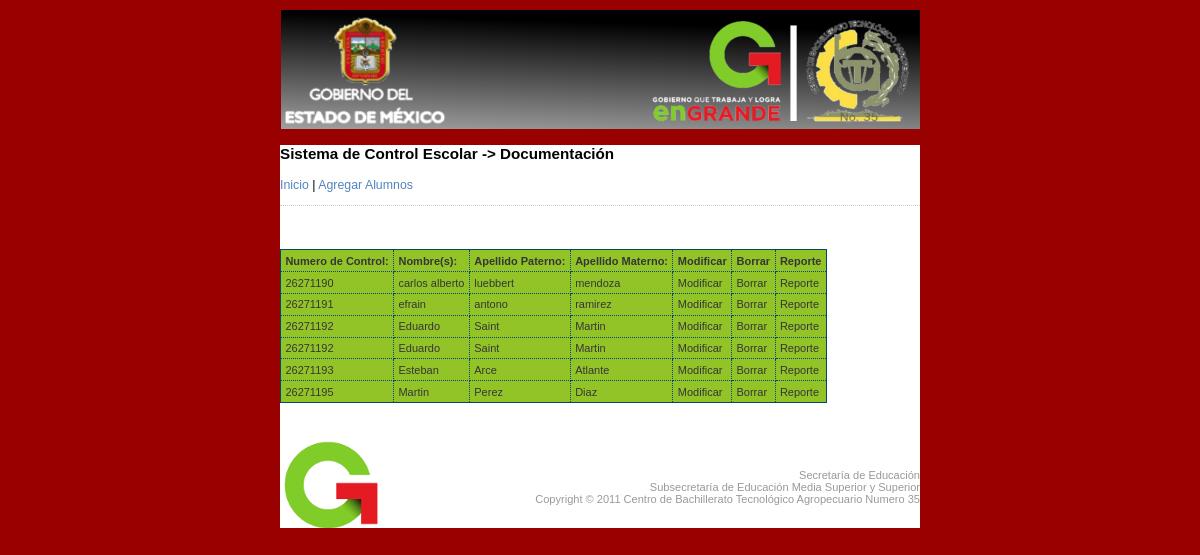
Screenshot of /doctos/index.php with the database file from the repository.
### tables this page shows
CREATE TABLE `Doctos` (
  `id` int(11) NOT NULL AUTO_INCREMENT,
  `docto1` varchar(20) NOT NULL DEFAULT 'no',
  `docto2` varchar(20) NOT NULL DEFAULT 'no',
  `docto3` varchar(20) NOT NULL DEFAULT 'no',
  `docto4` varchar(20) NOT NULL DEFAULT 'no',
  `docto5` varchar(20) NOT NULL DEFAULT 'no',
  `docto6` varchar(20) NOT NULL DEFAULT 'no',
  `docto7` varchar(20) NOT NULL DEFAULT 'no',
  `docto8` varchar(20) NOT NULL DEFAULT 'no',
  `docto9` varchar(20) NOT NULL DEFAULT 'no',
  `doctoa` varchar(20) NOT NULL DEFAULT 'no',
  `idAlumno` int(11) NOT NULL,
  PRIMARY KEY (`id`),
  KEY `idAlumno` (`idAlumno`)
);

CREATE TABLE `Alumnos` (
  `id` int(11) NOT NULL AUTO_INCREMENT,
  `nombrealumno` varchar(40) NOT NULL,
  `apellidopaterno` varchar(40) NOT NULL,
  `apellidomaterno` varchar(40) NOT NULL,
  `numerocontrol` varchar(40) NOT NULL,
  `grado` varchar(40) NOT NULL,
  `grupo` varchar(40) NOT NULL,
  PRIMARY KEY (`id`)
);

### doctos/clase.php (called while the page is built, shortened)
<?php
class Conexion
{
	var $con;
	function Conexion()
	{
		$conection['server']="localhost";
		$conection['user']="root";
		$conection['pass']="buttons";
		$conection['base']="SistemaCE";
		$conect= mysql_pconnect($conection['server'],$conection['user'],$conection['pass']);
		if ($conect)
		{
			$this->con=$conect;
		}
	}
	function getConexion()
	{
		return $this->con;
	}
}
class sQuery
{
	var $pconeccion;
	function sQuery()
	{
		$this->pconeccion= new Conexion();
	}
	function executeQuery($cons)
	{
		$this->pconsulta= mysql_query($cons,$this->pconeccion->getConexion());
		return $this->pconsulta;
	}
}
class Documento
{
	function getDocumentos()
		{
			$obj_documento=new sQuery();
			$result=$obj_documento->executeQuery("SELECT Alumnos.numerocontrol, Alumnos.nombrealumno, Alumnos.apellidopaterno, Alumnos.apellidomaterno, Doctos.id, Doctos.docto1, Doctos.docto2, Doctos.docto3, Doctos.docto4, Doctos.docto5, Doctos.docto6, Doctos.docto7, Doctos.docto8, Doctos.docto9, Doctos.doctoa FROM Doctos INNER JOIN Alumnos ON Alumnos.id = Doctos.idAlumno ORDER BY Alumnos.numerocontrol ASC");
			return $result;
		}
}
?>

### doctos/index.php (the view, shortened to what this page needs)
<!DOCTYPE html PUBLIC "-//W3C//DTD XHTML 1.0 Transitional//EN" "http://www.w3.org/TR/xhtml1/DTD/xhtml1-transitional.dtd">
<html xmlns="http://www.w3.org/1999/xhtml">
<head>
<link rel="stylesheet" type="text/css" href="view.css" media="all">
</head>
<body id="main_body" >
	<div id="top">
	</div>
	<div id="form_container">
					<div class="form_description">
			<h3>Sistema de Control Escolar -> Documentaci&oacute;n</h3>
			<p><a href="../">Inicio</a> | <a href="../alumno/alumnos.php">Agregar Alumnos</a></p>
		</div>
<?php
include_once ("clase.php");
?>
<?php
$docto=new Documento();
$doctos= $docto->getDocumentos();
print '<br/><br/><table border=1>'
		  .'<th scope="col">Numero de Control:</td>'
		  .'<th scope="col">Nombre(s):</td>'
		  .'<th scope="col">Apellido Paterno:</td>'
		  .'<th scope="col">Apellido Materno:</td>'
		  .'<th scope="col">Modificar</td>'
		  .'<th scope="col">Borrar</td>'
		  .'<th scope="col">Reporte</td></tr>';
while ($row=mysql_fetch_Array($doctos))
{
	print '<tr>'
		  .'<td>'.$row['numerocontrol'] .'</td>'
		  .'<td>'.$row['nombrealumno'] .'</td>'
		  .'<td>'.$row['apellidopaterno'] .'</td>'
		  .'<td>'.$row['apellidomaterno'] .'</td>'
		  .'<td><a href="modidoctos.php?md='.$row['id'].'">Modificar</a></td>'
		  .'<td><a href="index.php?br='.$row['id'].'">Borrar</a></td>'
		  .'<td><a href="index.php?br='.$row['id'].'">Reporte</a></td>'
		  .'</tr>';
}
print '</table>';
?>
<br>
<br>
<div id="footer">
<br/>
<br/>
<br/>
Secretar&iacute;a de Educaci&oacute;n
<br>
Subsecretar&iacute;a de Educaci&oacute;n Media Superior y Superior
<br>
Copyright &copy; 2011 Centro de Bachillerato Tecnol&oacute;gico Agropecuario Numero 35
		</div>
</body>
</html>

### doctos/view.css (style rules this page uses)
body { background:#990000; font-family:"Lucida Grande", Tahoma, Arial, Verdana, sans-serif; font-size:small; margin:8px 0 16px; text-align:center; }
#form_container { background:#fff; margin:0 auto; text-align:left; width:640px; }
#top { display:block; height:10px; margin:10px auto 0; width:640px; background-image:url(Header.png); height: 120px; }
#footer { text-align:right; height:85px; clear:both; color:#999999; width:640px; backgroun#003366; background-image:url(G.png); background-repeat:no-repeat; padding-bottom: 10px; font-size: 85%; }
.form_description { border-bottom:1px dotted #ccc; clear:both; display:inline-block; margin:0 0 1em; }
.form_description[class] { display:block; }
.form_description p { font-size:95%; line-height:130%; margin:0 0 12px; }
table { border-collapse: collapse; border: 1px solid #03476F; font: normal 11px verdana, arial, helvetica, sans-serif; color: #363636; background: #92C428; }
td, th { border: 1px dotted #03476F; padding: .4em; color: #363636; }
tbody td a { background: transparent; text-decoration: none; color: #363636; }
tbody th, tbody td { vertical-align: top; text-align: left; }
a { color: #5384BF; text-decoration: none; outline:none; }

### rows the page displays
doctos: idAlumno.numerocontrol "26271190", idAlumno.nombrealumno "carlos alberto", idAlumno.apellidopaterno "luebbert", idAlumno.apellidomaterno "mendoza"
doctos: idAlumno.numerocontrol "26271191", idAlumno.nombrealumno "efrain", idAlumno.apellidopaterno "antono", idAlumno.apellidomaterno "ramirez"
doctos: idAlumno.numerocontrol "26271192", idAlumno.nombrealumno "Eduardo", idAlumno.apellidopaterno "Saint", idAlumno.apellidomaterno "Martin"
doctos: idAlumno.numerocontrol "26271192", idAlumno.nombrealumno "Eduardo", idAlumno.apellidopaterno "Saint", idAlumno.apellidomaterno "Martin"
doctos: idAlumno.numerocontrol "26271193", idAlumno.nombrealumno "Esteban", idAlumno.apellidopaterno "Arce", idAlumno.apellidomaterno "Atlante"
doctos: idAlumno.numerocontrol "26271195", idAlumno.nombrealumno "Martin", idAlumno.apellidopaterno "Perez", idAlumno.apellidomaterno "Diaz"
